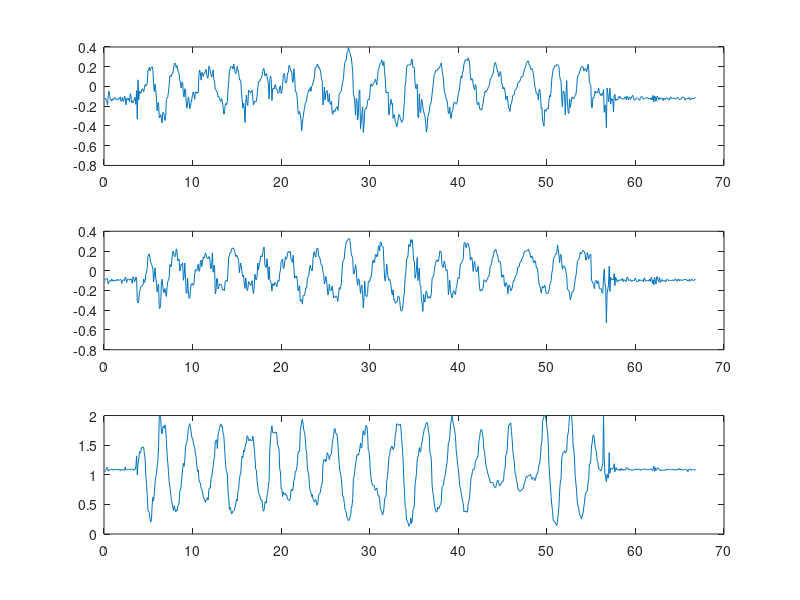

This chart was generated by the following MATLAB code:
load dataz.txt;
figure
subplot(3,1,1)
plot(((1:length(dataz(:,1)))*80e-3), dataz(:,1)/16384)
subplot(3,1,2)
plot(((1:length(dataz(:,1)))*80e-3),dataz(:,2)/16384)
subplot(3,1,3)
plot(((1:length(dataz(:,1)))*80e-3),dataz(:,3)/16384)